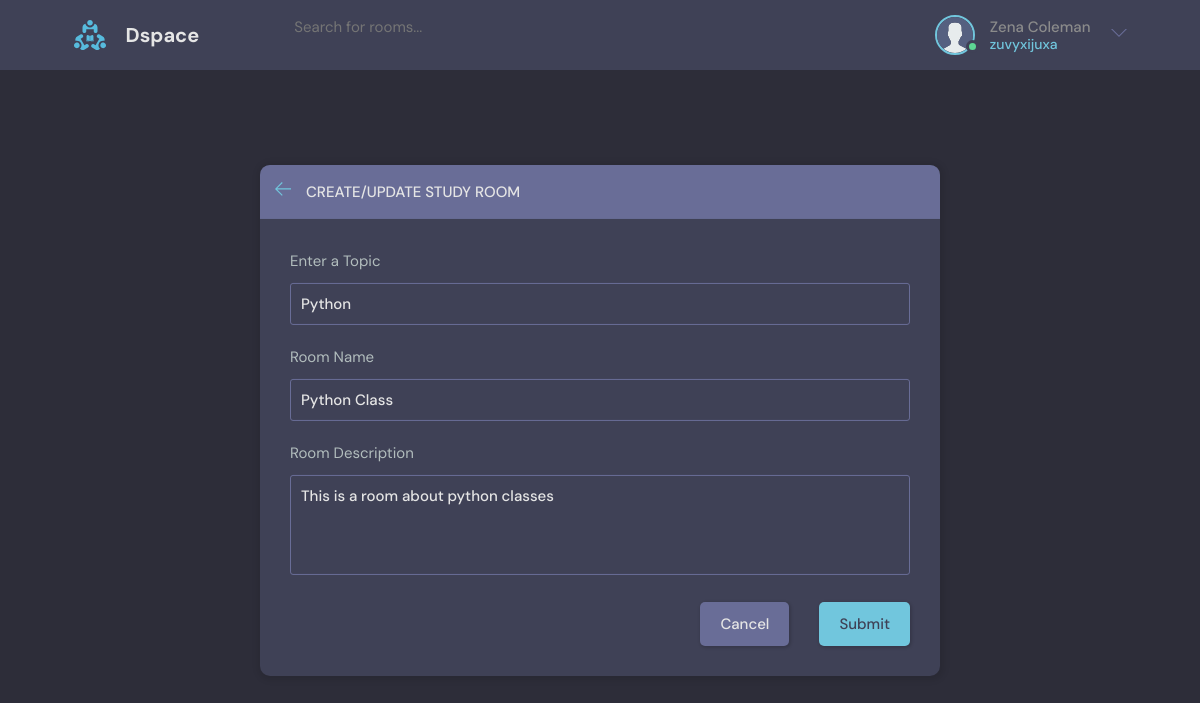
The app's page /update-room/5/ (signed in) with its own data.
### base/models.py (models this page shows, shortened)
class User(AbstractUser):
    name  = models.CharField(max_length=100)
    email = models.EmailField(unique=True)
    bio = models.TextField(null=True)
    avatar = models.ImageField(null=True, default="avatar.svg")
    USERNAME_FIELD = 'email'
    REQUIRED_FIELDS = ['username']

class Room(models.Model):
    host = models.ForeignKey(User, on_delete=models.SET_NULL, null=True)
    topic = models.ForeignKey(Topic, on_delete=models.SET_NULL, null=True)
    name = models.CharField(max_length=75)
    participants = models.ManyToManyField(User, related_name='participants', blank=True)
    description = models.TextField(null=True, blank=True)
    updated = models.DateTimeField(auto_now=True)
    created = models.DateTimeField(auto_now_add=True)
    class Meta:
        ordering = ['-updated', '-created']

class Topic(models.Model):
    name = models.CharField(max_length=50)

### base/views.py (the view, shortened to what this page needs)
# urls.py: path('update-room/<str:pk>/',views.updateRoom, name='update-room'),
@login_required(login_url='login')
def updateRoom(request, pk):
    room = Room.objects.get(id=pk)
    form = RoomForm(instance=room)
    topics=Topic.objects.all
    if request.user != room.host:
        return HttpResponse('403 Forbidden')
    context = {'form':form,'topics':topics,'room':room}
    return render(request, 'base/room_form.html', context)

### base/forms.py
class RoomForm(ModelForm):
    class Meta:
        model = Room
        fields = '__all__'
        exclude = ['host', 'participants']

### base/templates/base/room_form.html (shortened to what this page needs)
{% extends 'main.html' %}
{% block content %}
  <main class="create-room layout">
    <div class="container">
      <div class="layout__box">
        <div class="layout__boxHeader">
          <div class="layout__boxTitle">
            <a href="javascript:window.history.back()">
              <svg version="1.1" xmlns="http://www.w3.org/2000/svg" width="32" height="32" viewBox="0 0 32 32">
                <title>arrow-left</title>
                <path
                  d="M13.723 2.286l-13.723 13.714 13.719 13.714 1.616-1.611-10.96-10.96h27.625v-2.286h-27.625l10.965-10.965-1.616-1.607z">
                </path>
              </svg>
            </a>
            <h3>Create/Update Study Room</h3>
          </div>
        </div>
        <div class="layout__body">
          <form class="form" action="" method="POST">
            <div class="form__group">
              <label for="room_topic">Enter a Topic</label>
              <input required type="text" value="{{room.topic.name}}" name="topic" list="topic-list" />
            </div>
            <div class="form__group">
              <label for="room_name">Room Name</label>
              {{form.name}}
            </div>
            <div class="form__group">
              <label for="room_description">Room Description</label>
              {{form.description}}
            </div>
            <div class="form__action">
              <a class="btn btn--dark" href="javascript:window.history.back()">Cancel</a>
              <button class="btn btn--main" type="submit">Submit</button>
            </div>
          </form>
        </div>
      </div>
    </div>
  </main>
  {% endblock content %}

### templates/navbar.html (shortened to what this page needs)
{% load static %}
<header class="header header--loggedIn">
    <div class="container">
      <a href="{% url 'home' %}" class="header__logo">
        <img src="{% static 'images/logo.svg' %}" />
        <h1>Dspace</h1>
      </a>
      <form class="header__search" method="GET" action="{% url 'home' %}>
        <label>
          <svg version="1.1" xmlns="http://www.w3.org/2000/svg" width="32" height="32" viewBox="0 0 32 32">
          <input name="q" placeholder="Search for rooms..." />
      </form>
      <nav class="header__menu">
        {% if request.user.is_authenticated %}
        <div class="header__user">
          <a href="{% url 'update-user' %}">
            <div class="avatar avatar--medium active">
              <img src="{{request.user.avatar.url}}" />
            </div>
            <p>{{ request.user.name }}<span>{{ request.user.username }}</span></p>
          </a>
          <button class="dropdown-button">
            <svg version="1.1" xmlns="http://www.w3.org/2000/svg" width="32" height="32" viewBox="0 0 32 32">
              <title>chevron-down</title>
              <path d="M16 21l-13-13h-3l16 16 16-16h-3l-13 13z"></path>
            </svg>
          </button>
        </div>
        {% else %}
        <a href="{% url 'login' %}">
          <img src="{% static 'images/avatar.svg' %}" />
          <p>Login</p>
        </a>
        {% endif %}
      </nav>
    </div>
  </header>

### static/styles/style.css (style rules this page uses)
:root { --color-main: #71c6dd; --color-main-light: #e1f6fb; --color-dark: #3f4156; --color-dark-medium: #51546e; --color-dark-light: #696d97; --color-light: #e5e5e5; --color-gray: #8b8b8b; --color-light-gray: #b2bdbd; --color-bg: #2d2d39; --color-success: #5dd693; --color-error: #fc4b0b; }
* { font-family: "DM Sans", -apple-system, BlinkMacSystemFont, "Segoe UI", Roboto, Oxygen, Ubuntu, Cantarell, "Open Sans", "Helvetica Neue", sans-serif; margin: 0; padding: 0; box-sizing: border-box; text-rendering: optimizeLegibility; font-size: inherit; }
html { font-size: 56.25%; }
@media only screen and (min-width: 1200px) { html { font-size: 62.5%; } }
body { line-height: 1.6; font-weight: 400; font-size: 1.5rem; color: var(--color-light-gray); background-color: var(--color-bg); min-height: 100vh; }
img { width: 100%; }
a { display: inline-block; color: var(--color-main); text-decoration: none; }
.container { max-width: 120rem; width: 90%; margin: auto; }
.btn { background-color: transparent; border: none; display: inline-flex; align-items: center; gap: 1rem; cursor: pointer; transition: all ease-in-out 0.3s; padding: 1rem 2rem; border-radius: 5px; box-shadow: 1px 1px 3px 1px rgba(0, 0, 0, 0.15); font-weight: 500; }
.btn--main { background-color: var(--color-main); color: var(--color-dark); }
.btn--dark { background-color: var(--color-dark-light); color: var(--color-light); }
.avatar { position: relative; display: inline-block; border-radius: 50%; border: 2px solid var(--color-main); }
.avatar img { display: block; border-radius: 50%; object-fit: cover; object-position: center; }
.avatar::after { content: ""; display: block; position: absolute; background-color: var(--color-gray); z-index: 111; border-radius: 50%; border: 0.3rem solid var(--color-dark); }
.avatar.active::after { background-color: var(--color-success); }
.avatar.avatar--medium img { width: 3.6rem; height: 3.6rem; border-radius: 50%; }
.avatar.avatar--medium:after { width: 0.7rem; height: 0.7rem; bottom: 0px; right: -6px; }
.header { padding: 1.5rem; background-color: var(--color-dark); }
.header > .container { display: flex; gap: 9.5rem; }
.header__logo, .header__user { display: flex; gap: 2rem; align-items: center; }
.header__logo > img { height: 3.2rem; width: 3.2rem; }
.header__logo > h1 { font-weight: 700; font-size: 2rem; color: var(--color-light); }
.header__search input { width: 30rem; background: transparent; border: none; outline: none; color: var(--color-light); }
.header__menu { margin-left: auto; position: relative; }
.header__menu a { display: flex; gap: 1.5rem; align-items: center; font-weight: 500; text-decoration: none; color: var(--color-gray); }
.header__menu img { height: 3.6rem; }
.header__menu p { line-height: 1.2; }
.header__menu span { color: var(--color-main); font-weight: 500; font-size: 1.4rem; display: block; }
.header__menu svg { width: 1.6rem; height: 1.6rem; fill: var(--color-dark-light); }
.dropdown-button { background: transparent; border: 0; outline: 0; cursor: pointer; }
.layout { margin-top: 2.4rem; }
.layout > .container { display: flex; justify-content: space-between; align-items: flex-start; }
.layout__box { width: 90%; max-width: 48rem; min-height: 40rem; position: absolute; top: 50%; left: 50%; transform: translate(-50%, -46%); background-color: var(--color-dark); border-radius: 1rem; box-shadow: 1px 1px 6px 3px rgba(0, 0, 0, 0.1); overflow: hidden; }
.layout__boxHeader { display: flex; padding: 1.5rem; background-color: var(--color-dark-light); }
.layout__boxTitle { display: flex; gap: 1.5rem; align-items: center; }
.layout__boxTitle h3 { text-transform: uppercase; font-weight: 500; color: var(--color-light); }
.layout__boxTitle svg { width: 1.6rem; height: 1.6rem; fill: var(--color-main); }
.layout__body { margin: 3rem; }
.form__group { margin-bottom: 2rem; width: 100%; }
.form__group label { display: block; font-size: 1.5rem; margin-bottom: 1rem; }
.form__group input, .form__group textarea, .form__group select { background: transparent; border: 1px solid var(--color-dark-light); padding: 1rem; border-radius: 3px; width: 100%; color: var(--color-light); font-weight: 500; outline: none; }
.form__group textarea { background: transparent; height: 10rem; resize: none; }
.form__action { display: flex; justify-content: flex-end; gap: 3rem; }
.create-room.layout .layout__box { max-width: 68rem; }

### records on screen
User: user.avatar (placeholder picture), user.name "Zena Coleman", user.username "zuvyxijuxa"
Room: topic "Python", name "Python Class", description "This is a room about python classes"
